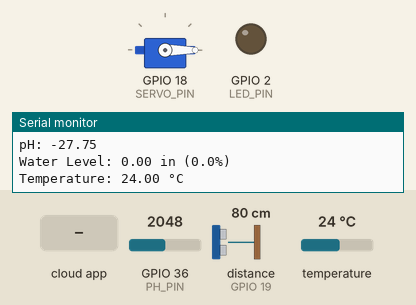
Simulated run of this sketch. Board: ESP32. Parts: servo, output pins drawn as LEDs (lit = HIGH), the last lines printed to the serial monitor. The test bench sets the inputs (shaded band); at power-on: GPIO 36 (PH_PIN) = 2048, distance to the obstacle (sensor on GPIO 19) 80 cm, temperature 24 °C. The echo pulse lasts 58.3 µs per cm; WiFi joins after 1.5 s; servers stay silent unless stated; the local clock reads 2024-03-15 10:24:30 at power-on unless the sketch sets it; the Firebase database answers and starts empty; pins used as bus, display or sensor lines are not drawn.

Above: at 3.2 s.
3.3 s: the phone or cloud app sets servo to activate
At 4.2 s:
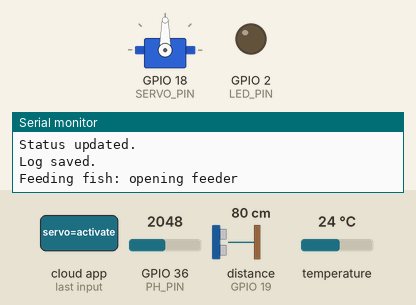
15.5 s: the phone or cloud app sets led to 1
At 28.0 s:
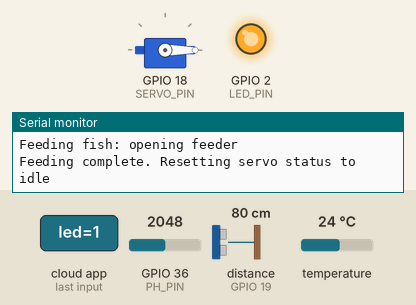
38.8 s: the phone or cloud app sets servo to auto
At 39.3 s:
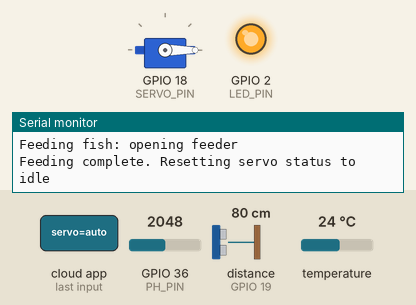
51.5 s: the phone or cloud app sets led to 0
At 58.7 s:
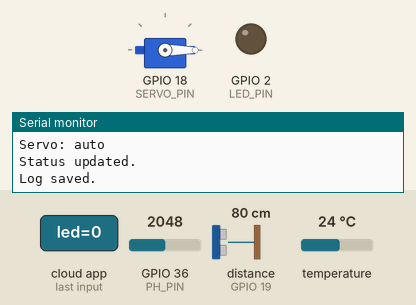
Timing chart, 0 to 60.2 s (numbered marks = the images above; inputs shaded):
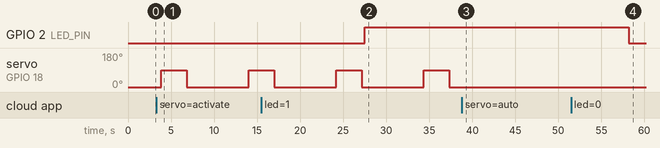

Measured:
- after the input at 3.3 s, servo on GPIO 18 (SERVO_PIN): 0° → 90° after 0.54 s, → 0° 3.0 s later, → 90° 7.2 s later
- after the input at 15.5 s, GPIO 2 (LED_PIN): LOW → HIGH after 12.0 s
- after the input at 38.8 s, servo on GPIO 18 (SERVO_PIN): stays 0° (without the input it goes to 90° after 5.7 s)
- after the input at 51.5 s, GPIO 2 (LED_PIN): HIGH → LOW after 6.7 s

The sketch:

FishTankAutomation.ino
```cpp
#include <Arduino.h>
#include <Wire.h>
#include <Adafruit_Sensor.h>
#include "utils.h"
#include "json.h"
#include <ESP32Servo.h>

// Temperature
#include <OneWire.h>
#include <DallasTemperature.h>


// firebase
#include <Firebase_ESP_Client.h>
#include "addons/TokenHelper.h"
#include "addons/RTDBHelper.h"


#define API_KEY "AIzaSyDTX_U9v_x9fVE6RoTbiVNRRlZYYeJt7rg"
#define USER_EMAIL "shaemsakib@gmail.com"
#define USER_PASSWORD "@shaemsakib"
#define DATABASE_URL "https://fish-tank-automation-default-rtdb.asia-southeast1.firebasedatabase.app/"

// Firebase objects
FirebaseData fbdo;
FirebaseAuth auth;
FirebaseConfig config;


// Variables to store Firebase data
String uid;
String basePath = "/FISH-TANK";
String statusPath = basePath + "/status";
String logsPath = basePath + "/logs";

// ——— Global “status” variables ——————————————————————————————————
bool   g_led             = false;
bool   g_pump            = false;
String g_servo = "idle";  // "idle", "activate", or "auto"

const char* ntpServer = "pool.ntp.org";


// ─── Pin & Calibration Constants ───────────────────────────────────────────
constexpr int PH_PIN = A0;            // Analog pin for pH sensor
constexpr float PH_OFFSET = 32.878f;  // Calibration offset (b in pH = m·V + b)
constexpr float PH_SLOPE = -5.70f;    // Calibration slope (m in pH = m·V + b)

// Ultrasonic (water level)
constexpr int TRIG_PIN = 18;
constexpr int ECHO_PIN = 19;
constexpr float TANK_HEIGHT_IN = 12.0f;  // total tank height in inches

// ADC & sampling
constexpr float VREF = 5.0f;
constexpr int ADC_MAX = 1023;
constexpr int NUM_SAMPLES = 10;

// Temperature (DS18B20)
#define ONE_WIRE_BUS 4

// ─── Global Variable ───────────────────────────────────────────────────────
float g_phValue = 0.0f;  // holds the latest pH reading
float g_waterLevelIN = 0.0f;
float g_waterLevelPercent = 0.0f;
float g_tempC = 0.0f;


// ─── OneWire & DallasTemperature Setup ─────────────────────────────────────
OneWire oneWire(ONE_WIRE_BUS);
DallasTemperature sensors(&oneWire);


#define SERVO_PIN        18
constexpr int OPEN_ANGLE    = 90;      // adjust to your feeder’s “open” position
constexpr int IDLE_ANGLE    =  0;      // “closed” position
constexpr int FEED_DURATION = 3000;    // milliseconds to hold open

// Flags to avoid double-feeding
bool fedMorning = false;
bool fedEvening = false;

// Servo object
Servo feederServo;


// ─── At the top with your other pin defs ────────────────────────────────────
constexpr int LED_PIN = 2;   // change to whichever GPIO you wired your LED to


void setup() {
  Serial.begin(115200);
  pinMode(TRIG_PIN, OUTPUT);
  pinMode(ECHO_PIN, INPUT);
  sensors.begin();


  // Servo setup — 50 Hz, with pulse widths 500–2400 μs
  feederServo.setPeriodHertz(50);
  feederServo.attach(SERVO_PIN, 500, 2400);
  feederServo.write(IDLE_ANGLE);

    // LED pin
  pinMode(LED_PIN, OUTPUT);
  digitalWrite(LED_PIN, LOW);

  // Initialize Wifi Server
  initWiFi();
  configTime(6 * 3600, 0, ntpServer);
  initFirebase();
}


// ─── Trimmed-Mean Filter ───────────────────────────────────────────────────
float readTrimmedMean(int pin) {
  int raw;
  long sum = 0;
  int minVal = ADC_MAX, maxVal = 0;

  for (int i = 0; i < NUM_SAMPLES; i++) {
    raw = analogRead(pin);
    sum += raw;
    if (raw < minVal) minVal = raw;
    if (raw > maxVal) maxVal = raw;
    delay(30);
  }
  // discard one min + one max sample
  sum -= (minVal + maxVal);
  return float(sum) / float(NUM_SAMPLES - 2);
}

// Read and compute pH
float readPH() {
  float avgRaw = readTrimmedMean(PH_PIN);
  float voltage = avgRaw * VREF / float(ADC_MAX);
  // linear calibration: pH = m·V + b  (here m = –5.70)
  return -5.70f * voltage + PH_OFFSET;
}

// ─── Read water level (in inches & %) ──────────────────────────────────────
void readWaterLevel() {
  // trigger pulse
  digitalWrite(TRIG_PIN, LOW);
  delayMicroseconds(2);
  digitalWrite(TRIG_PIN, HIGH);
  delayMicroseconds(10);
  digitalWrite(TRIG_PIN, LOW);

  // measure echo (timeout 30 ms)
  long duration = pulseIn(ECHO_PIN, HIGH, 30000);
  float distanceCM = (duration * 0.034f) / 2.0f;
  float distanceIN = distanceCM / 2.54f;

  // compute water height
  float levelIN = TANK_HEIGHT_IN - distanceIN;
  levelIN = constrain(levelIN, 0.0f, TANK_HEIGHT_IN);

  g_waterLevelIN = levelIN;
  g_waterLevelPercent = (levelIN / TANK_HEIGHT_IN) * 100.0f;
}


// ─── Read temperature (DS18B20) ─────────────────────────────────────────────
void readTemperature() {
  sensors.requestTemperatures();
  float temp = sensors.getTempCByIndex(0);
  if (temp == DEVICE_DISCONNECTED_C) {
    // handle error if needed
    g_tempC = NAN;
  } else {
    g_tempC = temp;
  }
}


// ─── Read all sensors and store in globals ──────────────────────────────────
void readAllSensors() {
  g_phValue = readPH();
  readWaterLevel();
  readTemperature();
}

void showSensorsValue() {
  Serial.print("pH: ");
  Serial.println(g_phValue, 2);

  Serial.print("Water Level: ");
  Serial.print(g_waterLevelIN, 2);
  Serial.print(" in (");
  Serial.print(g_waterLevelPercent, 1);
  Serial.println("%)");

  if (isnan(g_tempC)) {
    Serial.println("Temperature: Error reading sensor");
  } else {
    Serial.print("Temperature: ");
    Serial.print(g_tempC, 2);
    Serial.println(" °C");
  }

  Serial.println();
}


void loop() {
  readAllSensors();
  showSensorsValue();
  fetchActuatorsStatus();


  updateStatusToFirebase(); // overwrite the status node
  addLogToFirebase();       // push a new log entry


  // If commanded, feed the fish
  feedFish();
  feedFishAuto();
  controlLED();


  // String dateTime = getDateTimeString();
  // String date = dateTime.substring(0, 10);
  // String dateString = getDateString(dateTime);

  // // === Update status ===
  // FirebaseJson status;
  // // status.set("led", false);     // Default value
  // // status.set("pump", false);    // Default value
  // // status.set("servo", "idle");  // Default value
  // status.set("pH", g_phValue);
  // status.set("temperature", g_tempC);
  // status.set("waterLevel", g_waterLevelPercent);

  // if (Firebase.RTDB.setJSON(&fbdo, statusPath.c_str(), &status)) {
  //   Serial.println("Status updated.");
  // } else {
  //   Serial.println(fbdo.errorReason());
  // }

  // // === Store logs ===
  // FirebaseJson log;
  // log.set("led", false);
  // log.set("pump", false);
  // log.set("servo", "idle");
  // log.set("pH", g_phValue);
  // log.set("temperature", g_tempC);
  // log.set("waterLevel", g_waterLevelPercent);


  // if (Firebase.RTDB.pushJSON(&fbdo, logsPath.c_str(), &log)) {
  //   Serial.println("Log saved.");
  // } else {
  //   Serial.println(fbdo.errorReason());
  // }
  delay(5000);
}


// Function to initialize Firebase
void initFirebase() {
  config.api_key = API_KEY;
  auth.user.email = USER_EMAIL;
  auth.user.password = USER_PASSWORD;

  // Assign the RTDB URL
  config.database_url = DATABASE_URL;
  Firebase.reconnectWiFi(true);

  // Set response size
  fbdo.setResponseSize(4096);
  config.token_status_callback = tokenStatusCallback;

  // Assign max retry for token generation
  config.max_token_generation_retry = 5;

  // Start Firebase
  Firebase.begin(&config, &auth);

  // Wait until UID is retrieved
  Serial.println("Getting User UID");
  while ((auth.token.uid) == "") {
    Serial.print('.');
    delay(1000);
  }
  uid = auth.token.uid.c_str();
  Serial.print("User UID: ");
  Serial.println(uid);
}


// ————— Fetch into globals & print —————————————————————————————————
void fetchActuatorsStatus() {
 // Build C-strings for each child path
  String ledPath   = statusPath + "/led";
  String pumpPath  = statusPath + "/pump";
  String servoPath = statusPath + "/servo";

  // 1) LED
  // overload: bool getBool(FirebaseData*, const char*)
  if (Firebase.RTDB.getBool(&fbdo, ledPath.c_str())) {
    g_led = fbdo.boolData();
  } else {
    Serial.println("Error reading LED: " + fbdo.errorReason());
    return;
  }

  // 2) Pump
  if (Firebase.RTDB.getBool(&fbdo, pumpPath.c_str())) {
    g_pump = fbdo.boolData();
  } else {
    Serial.println("Error reading Pump: " + fbdo.errorReason());
    return;
  }

  // 3) Servo
  // we can use the 3-argument overload that writes directly into a String
  if (Firebase.RTDB.getString(&fbdo, servoPath.c_str(), &g_servo)) {
    /* g_servo is now populated */
  } else {
    Serial.println("Error reading Servo: " + fbdo.errorReason());
    return;
  }

  // Print the globals
  Serial.println("=== Actuator Status ===");
  Serial.printf("LED:   %s\n", g_led   ? "ON"  : "OFF");
  Serial.printf("Pump:  %s\n", g_pump  ? "ON"  : "OFF");
  Serial.printf("Servo: %s\n", g_servo.c_str());
  Serial.println();
}


void updateStatusToFirebase() {
  FirebaseJson status;
  // Uncomment or use fetched actuator globals if you want to write them:
  // status.set("led", g_led);
  // status.set("pump", g_pump);
  // status.set("servo", g_servo);

  status.set("pH",          g_phValue);
  status.set("temperature", g_tempC);
  status.set("waterLevel",  g_waterLevelPercent);

  if (Firebase.RTDB.setJSON(&fbdo, statusPath.c_str(), &status)) {
    Serial.println("Status updated.");
  } else {
    Serial.println("Status update failed: " + fbdo.errorReason());
  }
}


void addLogToFirebase() {
  FirebaseJson log;
  log.set("led",          g_led);
  log.set("pump",         g_pump);
  log.set("servo",        g_servo);
  log.set("pH",           g_phValue);
  log.set("temperature",  g_tempC);
  log.set("waterLevel",   g_waterLevelPercent);

  if (Firebase.RTDB.pushJSON(&fbdo, logsPath.c_str(), &log)) {
    Serial.println("Log saved.");
  } else {
    Serial.println("Log save failed: " + fbdo.errorReason());
  }
}


// ————— feedFish(): perform a one-time feeding cycle —————————————————
void feedFish() {
  if (g_servo == "activate") {
    Serial.println("Feeding fish: opening feeder");

    // Move to open position
    feederServo.write(OPEN_ANGLE);
    delay(FEED_DURATION);

    // Return to idle/closed
    feederServo.write(IDLE_ANGLE);
    delay(200);

    Serial.println("Feeding complete. Resetting servo status to idle");

    // 1) Update Firebase so it won’t keep retriggering
    FirebaseJson upd;
    upd.set("servo", "idle");
    if (!Firebase.RTDB.updateNode(&fbdo, statusPath.c_str(), &upd)) {
      Serial.println("Error resetting servo status: " + fbdo.errorReason());
    }

    // 2) Update local global
    g_servo = "idle";
  }
}


// ─── New helper: directly reflect g_led to the hardware LED ───────────────
void controlLED() {
  // HIGH when g_led==true, LOW otherwise
  digitalWrite(LED_PIN, g_led ? HIGH : LOW);
}


void feedFishAuto() {
  if (g_servo != "auto") return;

  struct tm timeinfo;
  if (!getLocalTime(&timeinfo)) return;

  int H = timeinfo.tm_hour;
  int M = timeinfo.tm_min;

  // Reset flags at midnight
  if (H == 0 && M == 0) {
    fedMorning = fedEvening = false;
  }

  // Morning 08:00
  if (isTime(8, 0) && !fedMorning) {
    Serial.println("Auto-feed: Morning");
    feederServo.write(OPEN_ANGLE);
    delay(FEED_DURATION);
    feederServo.write(IDLE_ANGLE);
    fedMorning = true;
  }

  // Evening 18:00
  if (isTime(18, 0) && !fedEvening) {
    Serial.println("Auto-feed: Evening");
    feederServo.write(OPEN_ANGLE);
    delay(FEED_DURATION);
    feederServo.write(IDLE_ANGLE);
    fedEvening = true;
  }
}

// ————————————— Helper: check exact hh:mm —————————————————————————
bool isTime(int h, int m) {
  struct tm t;
  if (!getLocalTime(&t)) return false;
  return (t.tm_hour == h && t.tm_min == m);
}
```

json.h
```cpp
#ifndef JSON_H
#define JSON_H

#endif
```

utils.h
```cpp
#ifndef UTILS_H
#define UTILS_H

#include <WiFi.h>

#define WIFI_SSID "MHR"
#define WIFI_PASSWORD "12345678"

// Function to initialize WiFi
void initWiFi() {
    WiFi.begin(WIFI_SSID, WIFI_PASSWORD);
    Serial.print("Connecting to WiFi-> SSID: ");
    Serial.print(WIFI_SSID);
    Serial.print(" Pass: ");
    Serial.print(WIFI_PASSWORD);

    while (WiFi.status() != WL_CONNECTED) {
        Serial.print('.');
        delay(1000);
    }
    Serial.println(WiFi.localIP());
    Serial.println();
}


// Function to get the current datetime string
String getDateTimeString() {
    struct tm timeinfo;
    if (!getLocalTime(&timeinfo)) {
        Serial.println("Failed to obtain time");
        return "";
    }

    // Create a buffer to hold the formatted datetime string
    char timeString[25];
    strftime(timeString, sizeof(timeString), "%Y-%m-%d %H:%M:%S", &timeinfo);

    // Return the datetime string as a String object
    return String(timeString);
}

String get12HourFormat(String datetime) {
    if (datetime.length() < 19) {  // Ensure valid datetime format "YYYY-MM-DD HH:MM:SS"
        return "Invalid datetime";
    }

    // Extract hours, minutes, and seconds
    String hoursStr = datetime.substring(11, 13);
    String minutes = datetime.substring(14, 16);
    String seconds = datetime.substring(17, 19);

    int hours = hoursStr.toInt();  // Convert string to integer
    String period = "AM";

    // Convert 24-hour format to 12-hour format
    if (hours == 0) {
        hours = 12;  // Midnight case
    } else if (hours == 12) {
        period = "PM";  // Noon case
    } else if (hours > 12) {
        hours -= 12;
        period = "PM";
    }

    // Construct the 12-hour formatted time string
    String time12Hour = String(hours) + ":" + minutes + ":" + seconds + " " + period;

    return time12Hour;
}

String getDateString(String datetime) {
    if (datetime.length() < 10) {  // Ensure valid datetime format "YYYY-MM-DD"
        return "Invalid datetime";
    }

    // Extract year, month, and day
    String year = datetime.substring(0, 4);
    String monthStr = datetime.substring(5, 7);
    String day = datetime.substring(8, 10);

    int month = monthStr.toInt();  // Convert month to integer

    // Array of month names
    String months[] = {"January", "February", "March", "April", "May", "June",
                       "July", "August", "September", "October", "November", "December"};

    // Validate month and return formatted string
    if (month >= 1 && month <= 12) {
        return day + " " + months[month - 1] + ", " + year;
    } else {
        return "Invalid month";
    }
}
#endif
```
